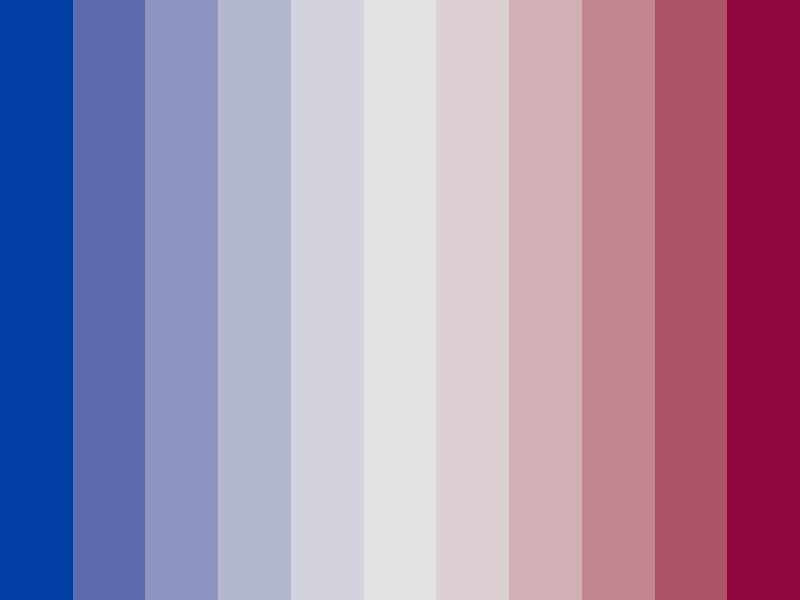

Generate this figure with R:
## ---- chunk 1
# Loading the library
library("colorspace")
# Loading a set of 11 colors
colors <- diverge_hcl(11)
# Plotting a simple color map
par(mar = rep(0,4))
image(matrix(1:11, ncol = 1), col = colors)
